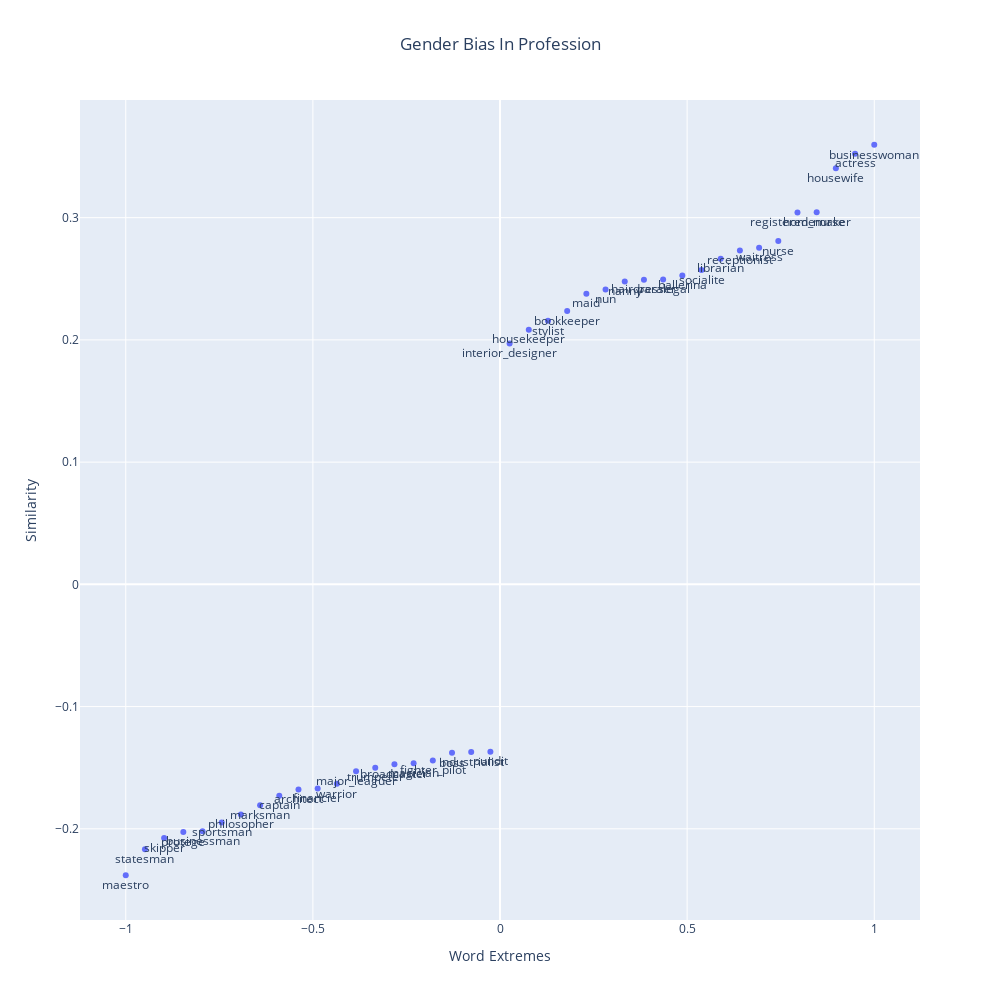

The code cell stored with this chart in its notebook:
### Markdown cell above
### Gender Bias in Profession
* He professions are on the negative side of x-axis 
* She professions are on the positive side of x-axis

### Code cell
plot_words_extreme(sp[:20], sp[-20:], 40, x_title='Word Extremes', y_title='Similarity', 
title='Gender Bias In Profession')

### Figure 1 — Plotly figure (JSON) as saved in the notebook; plotly's stock layout.template omitted (floating-point values rounded to 4 significant figures)
{"data": [{"mode": "markers+text", "name": "Markers and Text", "text": ["maestro", "statesman", "skipper", "protege", "businessman", "sportsman", "philosopher", "marksman", "captain", "architect", "financier", "warrior", "major_leaguer", "trumpeter", "broadcaster", "magician", "fighter_pilot", "boss", "industrialist", "pundit", "interior_designer", "housekeeper", "stylist", "bookkeeper", "maid", "nun", "nanny", "hairdresser", "paralegal", "ballerina", "socialite", "librarian", "receptionist", "waitress", "nurse", "registered_nurse", "homemaker", "housewife", "actress", "businesswoman"], "textposition": "bottom center", "type": "scatter", "x": [-1, -0.9487, -0.8974, -0.8462, -0.7949, -0.7436, -0.6923, -0.641, -0.5897, -0.5385, -0.4872, -0.4359, -0.3846, -0.3333, -0.2821, -0.2308, -0.1795, -0.1282, -0.07692, -0.02564, 0.02564, 0.07692, 0.1282, 0.1795, 0.2308, 0.2821, 0.3333, 0.3846, 0.4359, 0.4872, 0.5385, 0.5897, 0.641, 0.6923, 0.7436, 0.7949, 0.8462, 0.8974, 0.9487, 1], "y": [-0.238, -0.2167, -0.2076, -0.2027, -0.2021, -0.1949, -0.1884, -0.1807, -0.1729, -0.1679, -0.167, -0.1631, -0.1528, -0.15, -0.1472, -0.1464, -0.144, -0.1378, -0.1372, -0.1368, 0.1971, 0.2083, 0.2156, 0.2236, 0.2378, 0.2413, 0.2478, 0.2493, 0.2495, 0.2528, 0.2572, 0.2665, 0.2732, 0.2754, 0.2809, 0.3043, 0.3044, 0.3404, 0.3524, 0.3597]}], "layout": {"height": 1000, "title": {"text": "Gender Bias In Profession", "x": 0.5}, "width": 1000, "xaxis": {"title": {"text": "Word Extremes"}}, "yaxis": {"title": {"text": "Similarity"}}}}
